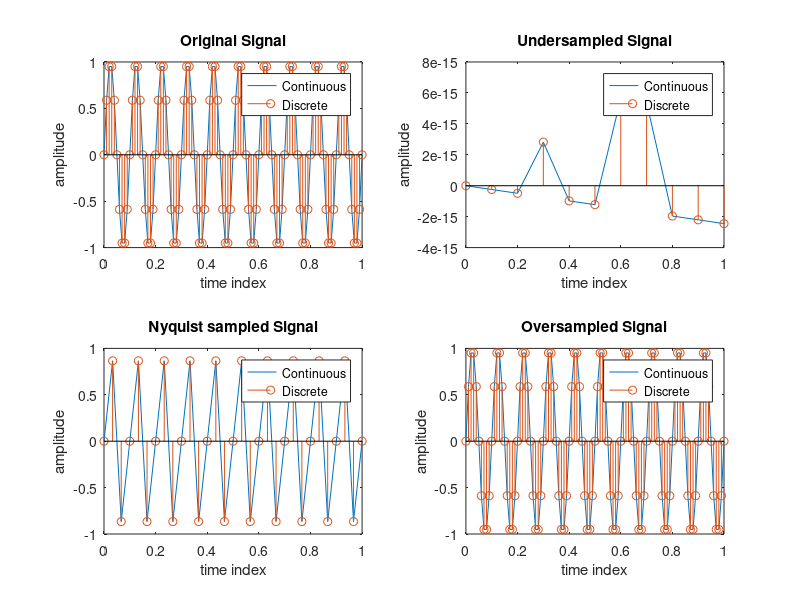

Recreate this plot in MATLAB.
clc;
clear all;
close all;

t = 0:0.01:1;
fm = 10;
y = sin(2*pi*fm*t);
subplot(2,2,1);
plot(t,y);
hold on;
stem(t,y);
xlabel('time index');
ylabel('amplitude');
title('Original Signal');
legend("Continuous","Discrete");

fs1 = fm;
t1 = 0:1/fs1:1;
y1 = sin(2*pi*fm*t1);
subplot(2,2,2);
plot(t1,y1);
hold on;
stem(t1,y1);
xlabel('time index');
ylabel('amplitude');
title('Undersampled Signal');
legend("Continuous","Discrete");

fs2 = 3*fm;
t2 = 0:1/fs2:1;
y2 = sin(2*pi*fm*t2);
subplot(2,2,3);
plot(t2,y2);
hold on;
stem(t2,y2);
xlabel('time index');
ylabel('amplitude');
title('Nyquist sampled Signal');
legend("Continuous","Discrete");

fs3 = 10*fm;
t3 = 0:1/fs3:1;
y3 = sin(2*pi*fm*t3);
subplot(2,2,4);
plot(t3,y3);
hold on;
stem(t3,y3);
xlabel('time index');
ylabel('amplitude');
title('Oversampled Signal');
legend("Continuous","Discrete");
